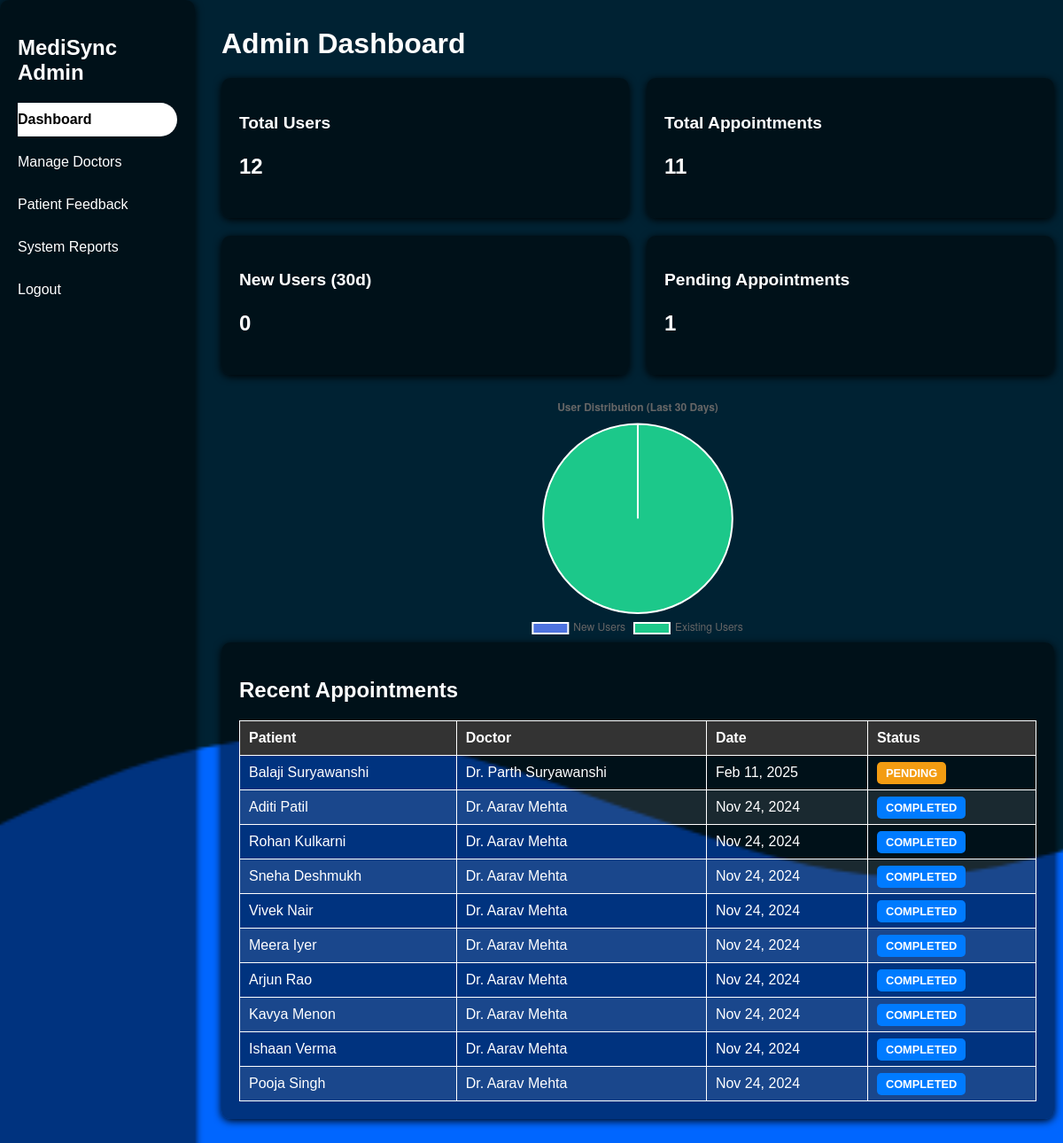
Page /admin/dashboard.php (signed in) on the committed database.
### tables this page shows
CREATE TABLE appointments (
  appointment_id int NOT NULL AUTO_INCREMENT,
  user_id int NOT NULL,
  doctor_id int NOT NULL,
  appointment_date datetime NOT NULL,
  `description` text,
  `status` enum('pending','confirmed','completed','rejected','cancelled') DEFAULT 'pending',
  assigned_by enum('user','admin') NOT NULL,
  created_at timestamp NULL DEFAULT CURRENT_TIMESTAMP,
  PRIMARY KEY (appointment_id),
  KEY idx_appointments_user_id (user_id),
  KEY idx_appointments_doctor_id (doctor_id),
  CONSTRAINT appointments_ibfk_1 FOREIGN KEY (user_id) REFERENCES users (user_id) ON DELETE CASCADE,
  CONSTRAINT appointments_ibfk_2 FOREIGN KEY (doctor_id) REFERENCES doctors (doctor_id) ON DELETE CASCADE
);

CREATE TABLE users (
  user_id int NOT NULL AUTO_INCREMENT,
  `name` varchar(255) NOT NULL,
  dob date NOT NULL,
  gender enum('Male','Female','Other') NOT NULL,
  age int NOT NULL,
  contact varchar(15) NOT NULL,
  email varchar(255) NOT NULL,
  `password` varchar(255) NOT NULL,
  blood_group enum('A+','A-','B+','B-','AB+','AB-','O+','O-') DEFAULT NULL,
  `role` enum('patient','admin') DEFAULT 'patient',
  registration_date timestamp NULL DEFAULT CURRENT_TIMESTAMP,
  PRIMARY KEY (user_id),
  UNIQUE KEY email (email)
);

CREATE TABLE doctors (
  doctor_id int NOT NULL AUTO_INCREMENT,
  `name` varchar(255) NOT NULL,
  specialization varchar(255) NOT NULL,
  experience int NOT NULL,
  contact_details varchar(255) NOT NULL,
  created_at timestamp NULL DEFAULT CURRENT_TIMESTAMP,
  photo varchar(255) DEFAULT NULL,
  PRIMARY KEY (doctor_id)
);

### admin/dashboard.php (the view, shortened to what this page needs)
<?php
require_once '../includes/db_connection.php';
$stmt = $pdo->query("SELECT COUNT(*) AS total_users FROM users");
$total_users = $stmt->fetch()['total_users'];
$stmt = $pdo->query("SELECT COUNT(*) AS total_appointments FROM appointments");
$total_appointments = $stmt->fetch()['total_appointments'];
$stmt = $pdo->prepare("SELECT COUNT(*) AS new_users FROM users
                      WHERE registration_date > DATE_SUB(NOW(), INTERVAL 30 DAY)");
$stmt->execute();
$new_users = $stmt->fetch()['new_users'];
$stmt = $pdo->query("SELECT COUNT(*) AS pending_appointments FROM appointments
                    WHERE status = 'pending'");
$pending_appointments = $stmt->fetch()['pending_appointments'];
$stmt = $pdo->query("SELECT a.*, u.name AS patient_name, d.name AS doctor_name
                    FROM appointments a
                    JOIN users u ON a.user_id = u.user_id
                    JOIN doctors d ON a.doctor_id = d.doctor_id
                    ORDER BY a.appointment_date DESC
                    LIMIT 10");
$recent_appointments = $stmt->fetchAll();
?>
<!DOCTYPE html>
<html lang="en">
<head>
    <link href="../assets/css/style.css" rel="stylesheet">
</head>
<body>
    <div class="admin-dashboard">
        <div class="admin-sidebar">
            <h2>MediSync Admin</h2>
            <nav>
                <a href="dashboard.php" class="nav-link active">Dashboard</a>
                <a href="doctors.php" class="nav-link">Manage Doctors</a>
                <a href="feedback.php" class="nav-link">Patient Feedback</a>
                <a href="reports.php" class="nav-link">System Reports</a>
                <a href="logout.php" class="nav-link">Logout</a>
            </nav>
        </div>
        <div class="admin-main">
            <h1>Admin Dashboard</h1>
            <div class="stats-grid">
                <div class="stat-card">
                    <h3>Total Users</h3>
                    <p class="stat-number"><?= $total_users ?></p>
                </div>
                <div class="stat-card">
                    <h3>Total Appointments</h3>
                    <p class="stat-number"><?= $total_appointments ?></p>
                </div>
                <div class="stat-card">
                    <h3>New Users (30d)</h3>
                    <p class="stat-number"><?= $new_users ?></p>
                </div>
                <div class="stat-card">
                    <h3>Pending Appointments</h3>
                    <p class="stat-number"><?= $pending_appointments ?></p>
                </div>
            </div>
            <div class="chart-container">
                <canvas id="usersChart"></canvas>
            </div>
            <div class="recent-appointments">
                <h2>Recent Appointments</h2>
                <table>
                    <thead>
                        <tr>
                            <th>Patient</th>
                            <th>Doctor</th>
                            <th>Date</th>
                            <th>Status</th>
                        </tr>
                    </thead>
                    <tbody>
                        <?php foreach ($recent_appointments as $appointment): ?>
                        <tr>
                            <td><?= htmlspecialchars($appointment['patient_name']) ?></td>
                            <td>Dr. <?= htmlspecialchars($appointment['doctor_name']) ?></td>
                            <td><?= date('M j, Y', strtotime($appointment['appointment_date'])) ?></td>
                            <td>
                                <span class="status-badge <?= $appointment['status'] ?>">
                                    <?= ucfirst($appointment['status']) ?>
                                </span>
                            </td>
                        </tr>
                        <?php endforeach; ?>
                    </tbody>
                </table>
            </div>
            <br>
            <br>
        </div>
    </div>
    <script>
        // Users Chart
        const ctx = document.getElementById('usersChart').getContext('2d');
        new Chart(ctx, {
            type: 'pie',
            data: {
                labels: ['New Users', 'Existing Users'],
                datasets: [{
                    data: [<?= $new_users ?>, <?= $total_users - $new_users ?>],
                    backgroundColor: ['#4e73df', '#1cc88a']
                }]
            },
            options: {
                responsive: true,
                plugins: {
                    legend: { position: 'bottom' },
                    title: {
                        display: true,
                        text: 'User Distribution (Last 30 Days)'
                    }
                }
            }
        });
    </script>
</body>
</html>

### assets/css/style.css (style rules this page uses)
body { font-family: 'Arial', sans-serif; margin: 0; padding: 0; color: white; box-sizing: border-box; background-image: url('./assets/image/wave.png'); background-repeat: no-repeat; background-size: cover; background-position: center; background-attachment: fixed; justify-items: center; }

### admin/dashboard.php (style rules this page uses)
body { font-family: 'Arial', sans-serif; margin: 0; padding: 0; color: white; box-sizing: border-box; background-image: url('../assets/image/wave.png'); background-repeat: no-repeat; background-size: cover; background-position: center; background-attachment: fixed; justify-items: center; margin-bottom: 10px; }
.admin-dashboard { display: flex; width: 100%; height: 100vh; }
.admin-sidebar { width: 15%; height: 100%; padding: 20px; background: rgba(0, 0, 0, 0.5); border-radius: 10px; box-shadow: 0 2px 10px rgba(0, 0, 0, 10); position: fixed; }
.admin-sidebar h2 { color: white; font-size: 1.5rem; font-weight: bold; margin-bottom: 20px; }
.admin-sidebar nav { display: flex; flex-direction: column; }
.nav-link { color: white; text-decoration: none; padding: 10px 0; margin-bottom: 10px; }
.nav-link:hover, .nav-link.active { background-color: white; border-radius: 0 20px 20px 0px; font-weight: bold; color: black; transition: 0.5s; }
.nav-link.active { font-weight: bold; }
.admin-main { width: 80%; height: 100%; padding: 10px; margin-left: 20%; }
.admin-main h1 { font-size: 2rem; font-weight: bold; margin-bottom: 20px; }
.status-badge { padding: 5px 10px; border-radius: 5px; font-size: 0.8rem; font-weight: bold; text-transform: uppercase; }
.status-badge.pending { background-color: #f39c12; }
.status-badge.completed { background-color: #007bff; }
.stats-grid { display: grid; grid-template-columns: repeat(2, 1fr); gap: 20px; margin-bottom: 20px; }
.stat-card { padding: 20px; background: rgba(0, 0, 0, 0.5); border-radius: 10px; box-shadow: 0 2px 10px rgba(0, 0, 0, 10); }
.stat-card h3 { font-size: 1.2rem; font-weight: bold; margin-bottom: 10px; }
.stat-number { font-size: 1.5rem; font-weight: bold; }
.chart-container { margin-bottom: 20px; width: 30%; margin: 0 auto; }
.recent-appointments { background-color: #333; padding: 20px; background: rgba(0, 0, 0, 0.5); border-radius: 10px; box-shadow: 0 2px 10px rgba(0, 0, 0, 10); }
.recent-appointments h2 { font-size: 1.5rem; font-weight: bold; margin-bottom: 20px; }
.recent-appointments table { width: 100%; border-collapse: collapse; }
.recent-appointments table thead { background-color: #333; }
.recent-appointments table th, .recent-appointments table td { padding: 10px; border: 1px solid white; text-align: left; }
.recent-appointments table th { color: white; }
.recent-appointments table tbody tr:nth-child(even) { background-color: rgba(255, 255, 255, 0.1); }

### rows in the picture
appointments: user.name "Balaji Suryawanshi", doctor.name "Parth Suryawanshi", appointment_date "Feb 11, 2025", status "PENDING"
appointments: user.name "Aditi Patil", doctor.name "Aarav Mehta", appointment_date "Nov 24, 2024", status "COMPLETED"
appointments: user.name "Rohan Kulkarni", doctor.name "Aarav Mehta", appointment_date "Nov 24, 2024", status "COMPLETED"
appointments: user.name "Sneha Deshmukh", doctor.name "Aarav Mehta", appointment_date "Nov 24, 2024", status "COMPLETED"
appointments: user.name "Vivek Nair", doctor.name "Aarav Mehta", appointment_date "Nov 24, 2024", status "COMPLETED"
appointments: user.name "Meera Iyer", doctor.name "Aarav Mehta", appointment_date "Nov 24, 2024", status "COMPLETED"
appointments: user.name "Arjun Rao", doctor.name "Aarav Mehta", appointment_date "Nov 24, 2024", status "COMPLETED"
appointments: user.name "Kavya Menon", doctor.name "Aarav Mehta", appointment_date "Nov 24, 2024", status "COMPLETED"
appointments: user.name "Ishaan Verma", doctor.name "Aarav Mehta", appointment_date "Nov 24, 2024", status "COMPLETED"
appointments: user.name "Pooja Singh", doctor.name "Aarav Mehta", appointment_date "Nov 24, 2024", status "COMPLETED"

### other values in the picture
$total_users "12"
$total_appointments "11"
$new_users "0"
$pending_appointments "1"
chart data {{ $new_users }} 0
